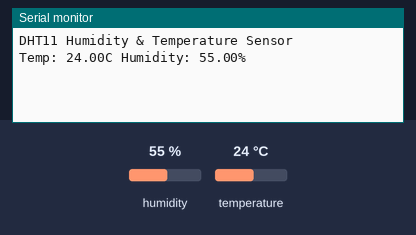
The sketch below on a simulated Arduino Uno, built with avr-gcc and run on an emulated ATmega328P. On the bench: the last lines printed to the serial monitor. The inputs (shaded band) are chosen by the test bench; at power-on: humidity 55 %, temperature 24 °C.

Above: at 2.2 s.
2.3 s: humidity set to 22 %
At 4.7 s:
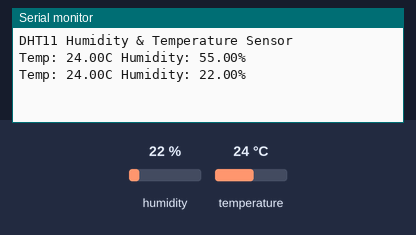
6.1 s: temperature set to 12 °C
At 7.9 s:
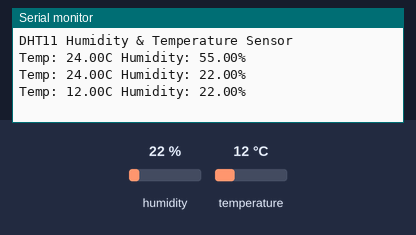
9.9 s: humidity set to 40 %
At 11.1 s:
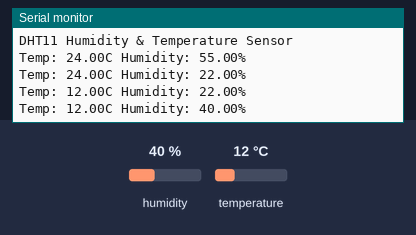
Timing chart, 0 to 12.9 s (numbered marks = the images above; inputs shaded):
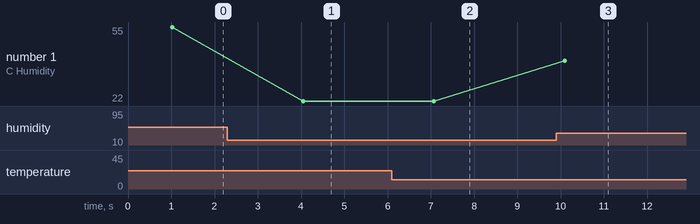

Measured:
- after the input at 2.3 s, the serial monitor: prints a new line after 1.7 s (image 1)
- after the input at 6.1 s, the serial monitor: prints a new line after 0.97 s (image 2)
- after the input at 9.9 s, the serial monitor: prints a new line after 0.20 s (image 3)
- plotted number 1: 55 → 22 after the input at 2.3 s, 22 → 40 after the input at 9.9 s

The sketch:

dth11.ino
```cpp
#include <dht.h> // import DHTLib Library

#define DHT11_PIN A0 // analog pin sensor is connected

dht DHT; // create an instance of dht class

void setup(){ // the setup routine runs once when pressed reset
  Serial.begin(9600); // initialize serial communications at 9600 bps
  Serial.println("DHT11 Humidity & Temperature Sensor"); // print to serial monitor
  delay(1000); // wait before accessing the sensor
}

void loop(){ // the loop routine runs over and over again forever
  DHT.read11(DHT11_PIN); // read the temperature and humidity
  Serial.print("Temp: "); // print "Temp: " to serial monitor
  Serial.print(DHT.temperature); // print temperature detected from the sensor to serial monitor
  Serial.print("C "); // print "C " to serial monitor
  Serial.print("Humidity: "); // print "Humidity: " to serial monitor
  Serial.print(DHT.humidity); // print humidity detected from sensor to serial monitor
  Serial.println("% "); // print to serial monitor
  delay(3000); // wait 3 seconds
}
```
